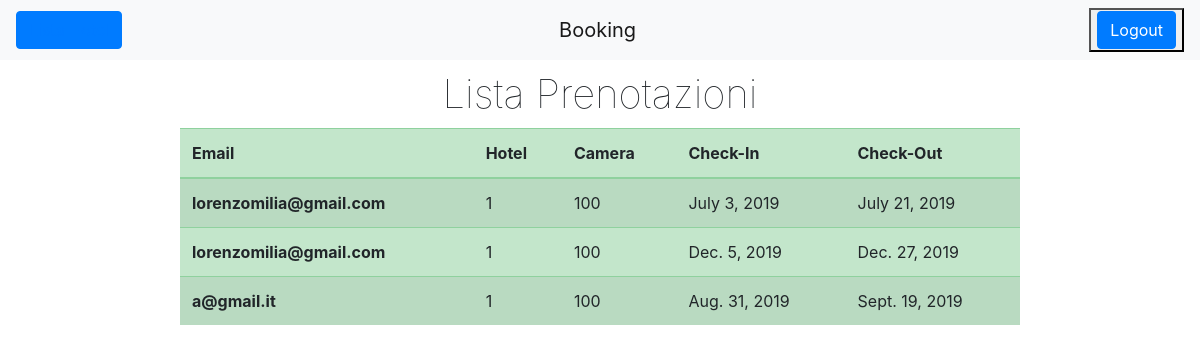
Before: /homeAlbergatore/ (signed in) with the older database file.
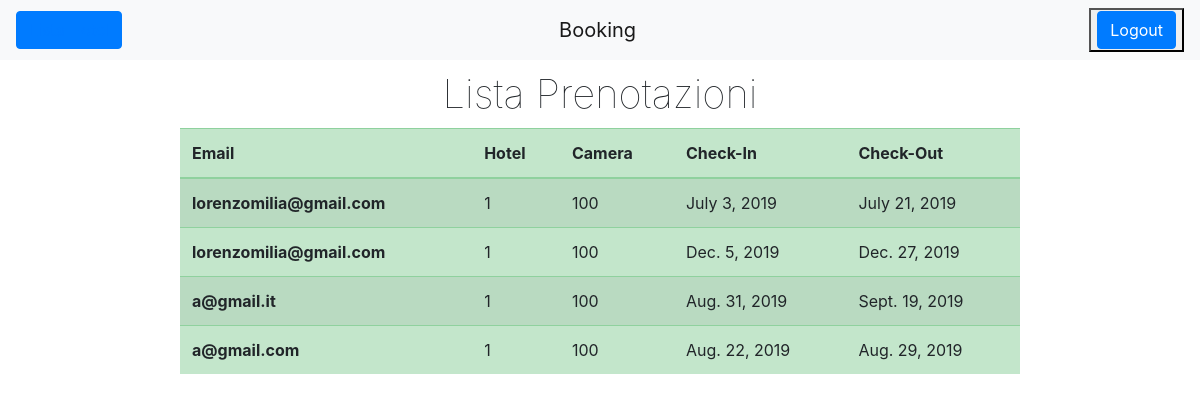
After: the same page with the newer database file.
### ProgettoISW/models.py (models this page shows, shortened)
class Prenotazione(models.Model):
    email = models.EmailField()
    camera = models.ForeignKey(Camera, on_delete=models.CASCADE)
    checkIn = models.DateField()
    checkOut = models.DateField()

class Camera(models.Model):
    hotel = models.ForeignKey(Hotel, on_delete=models.CASCADE)
    numero = models.IntegerField()
    nLetti = models.IntegerField()
    prezzo = models.FloatField()
    servizi = models.TextField()

class Hotel(models.Model):
    albergatore = models.ForeignKey(Albergatore, on_delete=models.CASCADE)
    nome = models.CharField(max_length=100)
    descrizione = models.TextField()
    citta = models.CharField(max_length=100)
    indirizzo = models.CharField(max_length=100)

### ProgettoISW/views.py (the view)
# urls.py: path('homeAlbergatore/', views.homeAlbergatore),
def homeAlbergatore(request):
    if 'nomeAlbergatore' in request.session:
        for a in Albergatore.objects.all():
            if a.username == request.session['nomeAlbergatore']:
                albergatore = a
                elencoPrenotazioni = []
                for p in Prenotazione.objects.all():
                    if p.camera.hotel.albergatore.username == albergatore.username:
                        elencoPrenotazioni.append(p)
                return render(request, "homeAlbergatore.html", {'prenotazioni': elencoPrenotazioni})
        return redirect('/home/')
    else:
        return redirect('/home/')

### templates/homeAlbergatore.html (shortened to what this page needs)
{% extends "base.html" %}
{% block tasto-sinistro %}
    <button id="lista-hotel" class="btn btn-primary" type="button">
            <a href="/listaHotel/">Lista Hotel</a>
    </button>
{% endblock %}
{% block content %}
    <main>
        <div class="wrapper">
            <h1 id="maintitle">Lista Prenotazioni</h1>
            <table class="table table-striped table-hover table-success">
                <thead>
                    <tr>
                        <th scope="col">Email</th>
                        <th scope="col">Hotel</th>
                        <th scope="col">Camera</th>
                        <th scope="col">Check-In</th>
                        <th scope="col">Check-Out</th>
                    </tr>
                </thead>
                <tbody>
                    {% for p in prenotazioni %}
                    <tr>
                        <th scope="row">{{ p.email }}</th>
                        <td>{{ p.camera.hotel.nome }}</td>
                        <td>{{ p.camera.numero }}</td>
                        <td>{{ p.checkIn }}</td>
                        <td>{{ p.checkOut }}</td>
                    </tr>
                    {% endfor %}
                </tbody>
            </table>
        </div>
    </main>
{% endblock %}

Changed rows visible on the page:
added Prenotazione: email "a@gmail.com", camera.hotel.nome "1", camera.numero "100", checkIn "Aug. 22, 2019", checkOut "Aug. 29, 2019"
